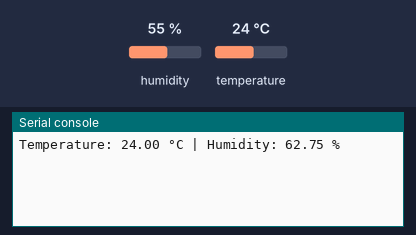
This program was run on a simulated ESP32 board running MicroPython. On the bench: the last lines printed to the serial console. The inputs (shaded band) are chosen by the test bench; at power-on: humidity 55 %, temperature 24 °C.

Above: at 1.2 s.
1.3 s: humidity set to 22 %
At 3.4 s:
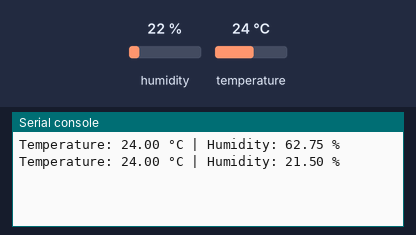
4.0 s: temperature set to 12 °C
At 4.6 s:
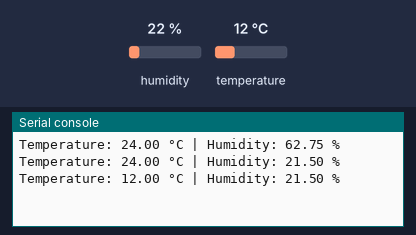
6.7 s: humidity set to 40 %
At 9.2 s:
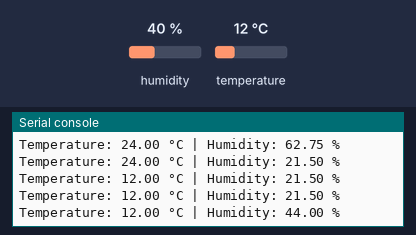
Timing chart, 0 to 10.7 s (numbered marks = the images above; inputs shaded):
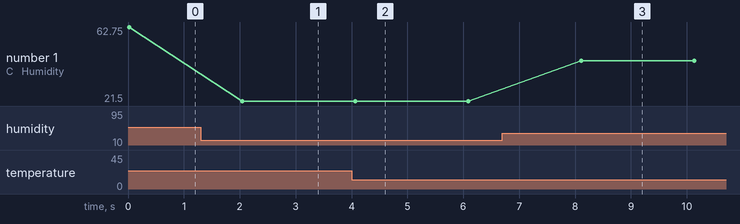

Measured:
- after the input at 1.3 s, the serial console: prints a new line after 0.74 s (image 1)
- after the input at 4.0 s, the serial console: prints a new line after 0.06 s (image 2)
- after the input at 6.7 s, the serial console: prints a new line after 1.4 s (image 3)
- plotted number 1: 62.75 → 21.5 after the input at 1.3 s, 21.5 → 44 after the input at 6.7 s

The program:

sht85example.py
```python
from machine import I2C, SoftI2C, Pin
import time

# 1. Initialize I2C (adjust pins according to your board)
#i2c = I2C(0, scl=Pin(1), sda=Pin(2), freq=100000)
i2c = SoftI2C(scl=Pin(1), sda=Pin(2), freq=100000)

# SHT85 default I2C address
SHT85_ADDR = 0x44

# Measurement command: High repeatability, clock stretching disabled (0x2400)
MEASURE_CMD = b'\x24\x00'

def read_sht85():
    # Send measurement command
    i2c.writeto(SHT85_ADDR, MEASURE_CMD)

    # Wait for the measurement to complete (max ~15.5ms)
    time.sleep_ms(20)

    # Read 6 bytes: Temp MSB, Temp LSB, Temp CRC, Hum MSB, Hum LSB, Hum CRC
    data = i2c.readfrom(SHT85_ADDR, 6)

    if len(data) == 6:
        # Convert Temperature Data
        temp_raw = (data[0] << 8) | data[1]
        temperature = -45.0 + (175.0 * temp_raw / 65535.0)

        # Convert Humidity Data
        hum_raw = (data[3] << 8) | data[4]
        humidity = -6.0 + (125.0 * hum_raw / 65535.0)

        return temperature, humidity
    else:
        return None, None

# 2. Main loop
while True:
    temp, hum = read_sht85()
    if temp is not None:
        print(f"Temperature: {temp:.2f} °C | Humidity: {hum:.2f} %")
    else:
        print("Failed to read sensor")
    time.sleep(2)
```
